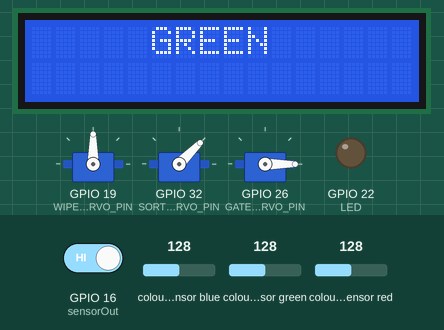
Recording of a sketch running on a simulated ESP32. Shown: 3 × servo, 16×2 character LCD, output pins drawn as LEDs (lit = HIGH). Wiring (inferred from the names in the program): TCS3200 colour sensor: output GPIO 16; S2 GPIO 4; S3 GPIO 2. The test bench sets the inputs (shaded band); at power-on: GPIO 16 (sensorOut) HIGH, colour sensor blue 128, colour sensor green 128, colour sensor red 128. Pins used as bus, display or sensor lines are not drawn; what the sketch prints to the serial monitor is not drawn.

Above: at 11.4 s.
At 12.26 s:
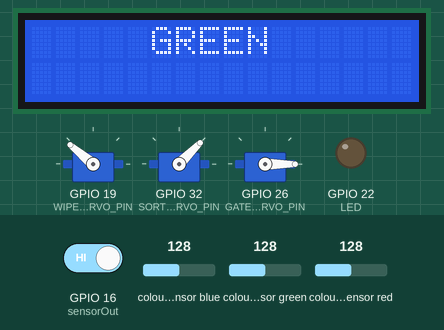
At 13.17 s:
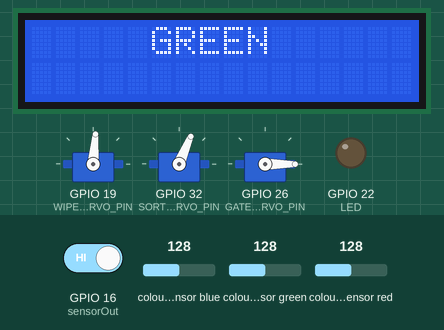
At 14.0 s:
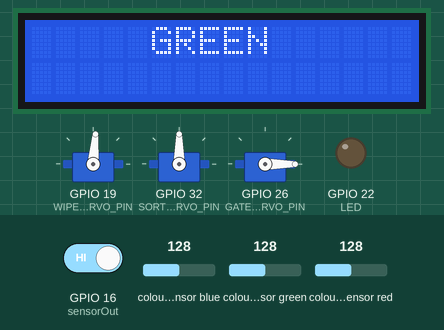
Timing chart, 0 to 15.5 s (numbered marks = the images above):
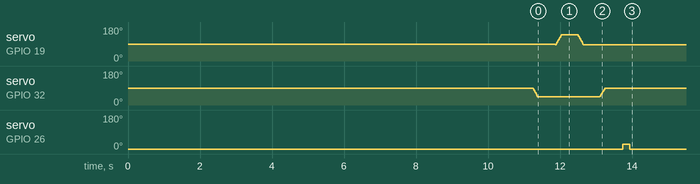

The sketch:

fanal2TooSAD.ino
```cpp
#include <ESP32Servo.h>
#include <LCD_I2C.h>
//#include <Wifi.h>

#define LED 22
#define S2 4
#define S3 2
#define sensorOut 16
#define WIPER_SERVO_PIN 19
#define SORTER_SERVO_PIN 32
#define GATE_SERVO_PIN 26

/* ขอบเขตค่าขั้นต่ำที่ยอมรับว่าเป็นสีจริง ๆ */
#define COLOR_THRESHOLD 70

/* ขอบเขตของสีจากการ Calibration */
int R_Min = 5,  R_Max = 380;
int G_Min = 4,  G_Max = 420;
int B_Min = 4,  B_Max = 350;

volatile unsigned long pulseStart = 0;
volatile unsigned long pulseDuration = 0;
volatile bool pulseCaptured = false;
int Red, Green, Blue;
int redValue, greenValue, blueValue;

LCD_I2C lcd(0x27, 16, 2);
Servo wiperservo;
Servo sorterservo;
Servo gateservo;

int sorterpos = 90;
int wiperpos = 85;
int gate_open = 25;
int gate_close = 0;

//Connect MQTT
//const int mqttButtonPin = 25;

// WiFi and MQTT Config
/*
const char ssid[] = "@JumboPlusIoT";   // Your WiFi SSID
const char pass[] = "thw02dbk";        // Your WiFi Password
const char mqtt_broker[] = "test.mosquitto.org"; // MQTT broker
const char mqtt_topic[] = "group2.21/command";
const char mqtt_client_id[] = "mini_project_group_2.21";*/

int sorterPositions[3] = {10, 45, 90};

void IRAM_ATTR pulseISR() {
    if (digitalRead(sensorOut) == LOW) {
        pulseStart = micros();
    } else {
        pulseDuration = micros() - pulseStart;
        pulseCaptured = true;
    }
}

void setup() {
    pinMode(LED, OUTPUT);
    pinMode(S2, OUTPUT);
    pinMode(S3, OUTPUT);
    pinMode(sensorOut, INPUT);

    attachInterrupt(digitalPinToInterrupt(sensorOut), pulseISR, CHANGE);

    Serial.begin(115200);

    wiperservo.attach(WIPER_SERVO_PIN, 500, 2400);
    sorterservo.attach(SORTER_SERVO_PIN, 500, 2400);
    gateservo.attach(GATE_SERVO_PIN, 500, 2400);

    moveServo(gateservo, gate_close);

    lcd.begin();
    lcd.backlight();

    delay(1000);
}

void smoothServoMove(Servo &servo, int startPos, int endPos, int stepDelay = 3) {
    int step = (startPos < endPos) ? 1 : -1;
    for (int pos = startPos; pos != endPos; pos += step) {
        servo.write(pos);
        delay(stepDelay);
    }
    servo.write(endPos);
}

void loop() {
    Red = getStableColor(getRed);
    redValue = map(constrain(Red, R_Min, R_Max), R_Min, R_Max, 255, 0);
    delay(50);

    Green = getStableColor(getGreen);
    greenValue = map(constrain(Green, G_Min, G_Max), G_Min, G_Max, 255, 0);
    delay(50);

    Blue = getStableColor(getBlue);
    blueValue = map(constrain(Blue, B_Min, B_Max), B_Min, B_Max, 255, 0);
    delay(50);

    lcd.clear();
    delay(50);
    Serial.print("Red: "); Serial.print(redValue);
    Serial.print("  Green: "); Serial.print(greenValue);
    Serial.print("  Blue: "); Serial.println(blueValue);

    String detectedColor = "waiting..";
    int sorterTarget = sorterpos;

    if (redValue >= COLOR_THRESHOLD || greenValue >= COLOR_THRESHOLD || blueValue >= COLOR_THRESHOLD) {
        if (redValue > greenValue && redValue > blueValue) {
            detectedColor = "RED";
            sorterTarget = sorterPositions[0];
        } else if (greenValue > redValue && greenValue > blueValue) {
            detectedColor = "GREEN";
            sorterTarget = sorterPositions[1];
        } else if (blueValue > redValue && blueValue > greenValue) {
            detectedColor = "BLUE";
            sorterTarget = sorterPositions[2];
        }
    }

    lcd.print("     " + detectedColor);

    if (detectedColor != "waiting..") {
        Serial.println("Moving sorter servo...");
        smoothServoMove(sorterservo, sorterpos, sorterTarget);  // ใช้ smoothServoMove แทน moveServo
        sorterpos = sorterTarget;  // อัปเดตตำแหน่งของเซอร์โว

        delay(500);

        Serial.println("Moving wiper servo...");
        smoothServoMove(wiperservo, wiperpos, 140);
        delay(450);
        smoothServoMove(wiperservo, 140, wiperpos);
        delay(450);

        Serial.println("Moving sorter servo back...");
        smoothServoMove(sorterservo, sorterTarget, 90);
        delay(500);

        Serial.println("Opening gate...");
        moveServo(gateservo, gate_open);
        delay(200);

        Serial.println("Closing gate...");
        moveServo(gateservo, gate_close);
        delay(200);

/*
        Serial.println("Opening gate...");
        smoothServoMove(gateservo, gate_close, gate_open);  // ใช้ smoothServoMove แทน moveServo
        delay(500);

        Serial.println("Closing gate...");
        smoothServoMove(gateservo, gate_open, gate_close);  // ใช้ smoothServoMove แทน moveServo
        delay(500);*/
    }
    delay(500);
}

/*
void loop() {
    Red = getStableColor(getRed);
    redValue = map(constrain(Red, R_Min, R_Max), R_Min, R_Max, 255, 0);
    delay(50);

    Green = getStableColor(getGreen);
    greenValue = map(constrain(Green, G_Min, G_Max), G_Min, G_Max, 255, 0);
    delay(50);

    Blue = getStableColor(getBlue);
    blueValue = map(constrain(Blue, B_Min, B_Max), B_Min, B_Max, 255, 0);
    delay(50);

    lcd.clear();
    delay(50);
    Serial.print("Red: "); Serial.print(redValue);
    Serial.print("  Green: "); Serial.print(greenValue);
    Serial.print("  Blue: "); Serial.println(blueValue);

    String detectedColor = "waiting..";
    int sorterTarget = sorterpos;

    if (redValue >= COLOR_THRESHOLD || greenValue >= COLOR_THRESHOLD || blueValue >= COLOR_THRESHOLD) {
        if (redValue > greenValue && redValue > blueValue) {
            detectedColor = "RED";
            sorterTarget = sorterPositions[0];
        } else if (greenValue > redValue && greenValue > blueValue) {
            detectedColor = "GREEN";
            sorterTarget = sorterPositions[1];
        } else if (blueValue > redValue && blueValue > greenValue) {
            detectedColor = "BLUE";
            sorterTarget = sorterPositions[2];
        }
    }

    lcd.print("     " + detectedColor);

    if (detectedColor != "waiting..") {
        Serial.println("Moving sorter servo...");
        moveServo(sorterservo, sorterTarget);
        delay(500);

        Serial.println("Moving wiper servo...");
        moveServo(wiperservo, 140);
        delay(450);
        moveServo(wiperservo, 85);
        delay(450);

        moveServo(sorterservo, 90);
        delay(500);

        Serial.println("Opening gate...");
        moveServo(gateservo, gate_open);
        delay(500);

        Serial.println("Closing gate...");
        moveServo(gateservo, gate_close);
        delay(500);
    }
    delay(500);
}*/

void moveServo(Servo &servo, int angle) {
    servo.write(angle);
}

int getStableColor(int (*getColor)()) {
    const int numReadings = 8;
    int readings[numReadings];

    for (int i = 0; i < numReadings; i++) {
        readings[i] = getColor();
        delay(5);
    }

    std::sort(readings, readings + numReadings);
    return readings[numReadings / 2];
}

int getRed() {
    digitalWrite(S2, LOW);
    digitalWrite(S3, LOW);
    delay(10);
    return readPulse();
}

int getGreen() {
    digitalWrite(S2, HIGH);
    digitalWrite(S3, HIGH);
    delay(10);
    return readPulse();
}

int getBlue() {
    digitalWrite(S2, LOW);
    digitalWrite(S3, HIGH);
    delay(10);
    return readPulse();
}

int readPulse() {
    pulseCaptured = false;
    while (!pulseCaptured);
    return pulseDuration;
}
```

Measured:
- by itself, servo on GPIO 26 (GATE_SERVO_PIN): 0° → 25° at 13.7 s, → 0° 0.20 s later
